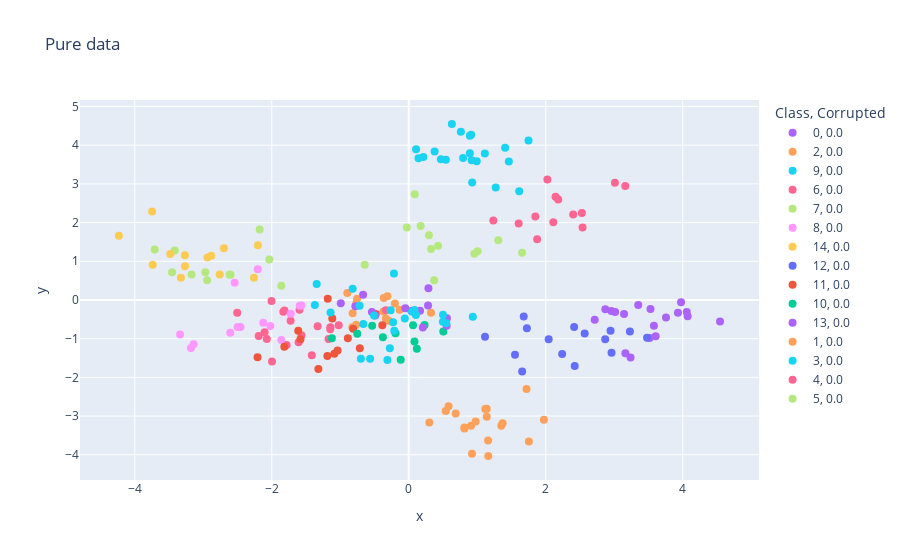

Notebook code cell kept with this figure:
### Markdown cell above
It is difficult to make any conclusion from such a graph. Let's see what verified pure data looks like.

### Code cell
vis_PCA(train_data[train_data['Corrupted'] == 0], 'Class', 'Corrupted', 'Pure data')

### Figure 1 — Plotly figure (JSON) as saved in the notebook; plotly's stock layout.template omitted (floating-point values rounded to 4 significant figures)
{"data": [{"hovertemplate": "Class=0<br>Corrupted=0.0<br>x=%{x}<br>y=%{y}<extra></extra>", "legendgroup": "0, 0.0", "marker": {"color": "#ab63fa", "size": 8, "symbol": "circle"}, "mode": "markers", "name": "0, 0.0", "orientation": "v", "showlegend": true, "type": "scatter", "x": [3.605, 4.072, 2.715, 3.756, 3.144, 3.163, 3.351, 3.58, 3.931, 4.545, 2.87, 3.976, 2.959, 3.517, 3.238, 4.059, 3.53, 3.013], "xaxis": "x", "y": [-0.9385, -0.4197, -0.511, -0.451, -0.362, -1.378, -0.1277, -0.6659, -0.3331, -0.5559, -0.2425, -0.058, -0.288, -0.9815, -1.487, -0.3134, -0.234, -0.3078], "yaxis": "y"}, {"hovertemplate": "Class=2<br>Corrupted=0.0<br>x=%{x}<br>y=%{y}<extra></extra>", "legendgroup": "2, 0.0", "marker": {"color": "#FFA15A", "size": 8, "symbol": "circle"}, "mode": "markers", "name": "2, 0.0", "orientation": "v", "showlegend": true, "type": "scatter", "x": [-0.2016, -0.8234, 0.3253, -0.7688, -0.3355, -0.3105, -0.1329, -0.7547, -0.7657, -0.3661, -0.8188, -0.8975, -0.3694, -0.2959], "xaxis": "x", "y": [-0.08849, -0.702, -0.3304, -0.6431, -0.4771, 0.09888, -0.2549, 0.03041, -0.08582, 0.05156, -0.3402, 0.1819, -0.2971, -0.5364], "yaxis": "y"}, {"hovertemplate": "Class=9<br>Corrupted=0.0<br>x=%{x}<br>y=%{y}<extra></extra>", "legendgroup": "9, 0.0", "marker": {"color": "#19d3f3", "size": 8, "symbol": "circle"}, "mode": "markers", "name": "9, 0.0", "orientation": "v", "showlegend": true, "type": "scatter", "x": [0.919, 1.111, 0.9116, 0.4691, 0.9269, 0.2126, 0.9921, 0.107, 0.7932, 0.1428, 0.8921, 1.27, 1.407, 1.613, 0.8927, 1.461, 1.749, 0.6294, 0.3779, 0.5419, 0.7606], "xaxis": "x", "y": [3.611, 3.783, 4.271, 3.636, 3.037, 3.695, 3.585, 3.892, 3.671, 3.661, 3.788, 2.906, 3.934, 2.807, 4.247, 3.58, 4.119, 4.547, 3.838, 3.626, 4.348], "yaxis": "y"}, {"hovertemplate": "Class=6<br>Corrupted=0.0<br>x=%{x}<br>y=%{y}<extra></extra>", "legendgroup": "6, 0.0", "marker": {"color": "#FF6692", "size": 8, "symbol": "circle"}, "mode": "markers", "name": "6, 0.0", "orientation": "v", "showlegend": true, "type": "scatter", "x": [-1.171, -1.608, -2.505, -1.566, -1.815, -2.073, -1.831, -1.996, -1.415, -1.725, -1.144, -1.023, -1.594, -2.104, -1.331, -1.784, -1.146, -2.004, -2.191, -0.3334], "xaxis": "x", "y": [-1.007, -1.095, -0.3289, -0.913, -0.27, -1.011, -0.3051, -1.591, -1.425, -0.5397, -0.7065, -0.6547, -0.2551, -0.8348, -0.6761, -1.165, -0.7591, -0.02451, -0.9316, -0.2667], "yaxis": "y"}, {"hovertemplate": "Class=7<br>Corrupted=0.0<br>x=%{x}<br>y=%{y}<extra></extra>", "legendgroup": "7, 0.0", "marker": {"color": "#B6E880", "size": 8, "symbol": "circle"}, "mode": "markers", "name": "7, 0.0", "orientation": "v", "showlegend": true, "type": "scatter", "x": [-2.617, -2.97, -3.456, -3.417, -2.602, -2.944, -3.709, -3.17, -1.86, -2.036, -2.177], "xaxis": "x", "y": [0.6601, 0.719, 0.718, 1.281, 0.6534, 0.5071, 1.303, 0.658, 0.369, 1.044, 1.822], "yaxis": "y"}, {"hovertemplate": "Class=8<br>Corrupted=0.0<br>x=%{x}<br>y=%{y}<extra></extra>", "legendgroup": "8, 0.0", "marker": {"color": "#FF97FF", "size": 8, "symbol": "circle"}, "mode": "markers", "name": "8, 0.0", "orientation": "v", "showlegend": true, "type": "scatter", "x": [-1.592, -2.541, -2.456, -3.18, -1.723, -2.499, -2.205, -1.567, -3.142, -3.339, -2.022, -2.125, -1.861, -2.606], "xaxis": "x", "y": [-0.1496, 0.4462, -0.6997, -1.24, -0.353, -0.6987, 0.795, -0.1422, -1.147, -0.8946, -0.6735, -0.5882, -1.036, -0.8474], "yaxis": "y"}, {"hovertemplate": "Class=14<br>Corrupted=0.0<br>x=%{x}<br>y=%{y}<extra></extra>", "legendgroup": "14, 0.0", "marker": {"color": "#FECB52", "size": 8, "symbol": "circle"}, "mode": "markers", "name": "14, 0.0", "orientation": "v", "showlegend": true, "type": "scatter", "x": [-2.26, -3.482, -3.327, -4.231, -2.883, -3.267, -2.203, -2.699, -2.759, -3.747, -3.268, -2.939, -3.738], "xaxis": "x", "y": [0.5711, 1.187, 0.5724, 1.66, 1.143, 0.8741, 1.415, 1.337, 0.6579, 2.288, 1.153, 1.099, 0.909], "yaxis": "y"}, {"hovertemplate": "Class=12<br>Corrupted=0.0<br>x=%{x}<br>y=%{y}<extra></extra>", "legendgroup": "12, 0.0", "marker": {"color": "#636efa", "size": 8, "symbol": "circle"}, "mode": "markers", "name": "12, 0.0", "orientation": "v", "showlegend": true, "type": "scatter", "x": [2.423, 2.24, 1.679, 3.229, 3.479, 1.656, 2.961, 1.113, 1.551, 1.725, 2.869, 2.415, 2.043, 2.946, 2.569], "xaxis": "x", "y": [-1.707, -1.393, -0.4247, -0.8171, -0.9752, -1.85, -1.361, -0.9495, -1.415, -0.728, -1.013, -0.6993, -1.014, -0.7923, -0.8694], "yaxis": "y"}, {"hovertemplate": "Class=11<br>Corrupted=0.0<br>x=%{x}<br>y=%{y}<extra></extra>", "legendgroup": "11, 0.0", "marker": {"color": "#EF553B", "size": 8, "symbol": "circle"}, "mode": "markers", "name": "11, 0.0", "orientation": "v", "showlegend": true, "type": "scatter", "x": [-1.183, -0.8113, -0.4821, -1.188, -0.7146, -0.3855, -1.817, -1.039, -1.581, -0.8892, -1.116, -1.614, -1.32, -1.087, -2.208], "xaxis": "x", "y": [0.02854, -0.7457, -0.3627, -1.446, -1.246, -0.6549, -1.208, -1.304, -1.012, -0.9916, -0.4781, -0.7924, -1.783, -1.389, -1.478], "yaxis": "y"}, {"hovertemplate": "Class=10<br>Corrupted=0.0<br>x=%{x}<br>y=%{y}<extra></extra>", "legendgroup": "10, 0.0", "marker": {"color": "#00cc96", "size": 8, "symbol": "circle"}, "mode": "markers", "name": "10, 0.0", "orientation": "v", "showlegend": true, "type": "scatter", "x": [0.06312, -0.7514, 0.2311, -0.1936, -0.1173, 0.1179, 0.5048, -0.534, -1.123, -0.3771, 0.08376], "xaxis": "x", "y": [-0.6537, -0.873, -0.6435, -0.8602, -1.546, -1.257, -0.8119, -0.6682, -0.9902, -0.9648, -1.072], "yaxis": "y"}, {"hovertemplate": "Class=13<br>Corrupted=0.0<br>x=%{x}<br>y=%{y}<extra></extra>", "legendgroup": "13, 0.0", "marker": {"color": "#ab63fa", "size": 8, "symbol": "circle"}, "mode": "markers", "name": "13, 0.0", "orientation": "v", "showlegend": true, "type": "scatter", "x": [0.0371, -0.7795, 0.2876, -0.4908, -0.6661, 0.2817, -0.5376, -0.0499, 0.5575, 0.1649, 0.5532, -0.9922, 0.2048], "xaxis": "x", "y": [-0.2865, -0.1591, 0.3025, -0.4032, 0.1359, -0.1424, -0.3135, -0.2148, -0.4729, -0.2784, -0.6637, -0.08195, -0.7144], "yaxis": "y"}, {"hovertemplate": "Class=1<br>Corrupted=0.0<br>x=%{x}<br>y=%{y}<extra></extra>", "legendgroup": "1, 0.0", "marker": {"color": "#FFA15A", "size": 8, "symbol": "circle"}, "mode": "markers", "name": "1, 0.0", "orientation": "v", "showlegend": true, "type": "scatter", "x": [1.139, 0.9105, 1.16, 0.9236, 1.37, 1.118, 1.719, 0.8129, 0.8128, 1.352, 1.974, 0.3003, 1.158, 0.9765, 0.5817, 0.5401, 1.138, 0.686, 1.754], "xaxis": "x", "y": [-3.015, -3.251, -4.032, -3.975, -3.188, -2.817, -2.298, -3.293, -3.321, -3.252, -3.097, -3.166, -3.632, -3.143, -2.748, -2.87, -2.813, -2.933, -3.659], "yaxis": "y"}, {"hovertemplate": "Class=3<br>Corrupted=0.0<br>x=%{x}<br>y=%{y}<extra></extra>", "legendgroup": "3, 0.0", "marker": {"color": "#19d3f3", "size": 8, "symbol": "circle"}, "mode": "markers", "name": "3, 0.0", "orientation": "v", "showlegend": true, "type": "scatter", "x": [0.4988, 0.1046, -0.3116, 0.9349, -1.344, -0.2158, 0.5479, -0.8191, 0.0489, -0.2757, -0.6632, -0.2651, -1.141, -0.5643, -0.05722, 0.08358, -0.2113, -0.2292, -1.371, 0.5001, -0.7172, -0.699, -0.5069], "xaxis": "x", "y": [-0.5608, -0.3859, -1.552, -0.4366, 0.416, 0.6836, -0.5999, 0.2891, -0.3059, -1.246, -0.618, -0.2661, -0.3247, -1.518, -0.4807, -0.2568, -0.7979, -0.5758, -0.1328, -0.3792, -0.1518, -1.517, -0.3986], "yaxis": "y"}, {"hovertemplate": "Class=4<br>Corrupted=0.0<br>x=%{x}<br>y=%{y}<extra></extra>", "legendgroup": "4, 0.0", "marker": {"color": "#FF6692", "size": 8, "symbol": "circle"}, "mode": "markers", "name": "4, 0.0", "orientation": "v", "showlegend": true, "type": "scatter", "x": [2.111, 2.401, 2.024, 2.528, 3.01, 1.235, 3.161, 1.875, 2.182, 2.538, 1.605, 1.848, 2.143], "xaxis": "x", "y": [2.01, 2.208, 3.116, 2.245, 3.027, 2.052, 2.948, 1.567, 2.596, 1.873, 1.974, 2.158, 2.665], "yaxis": "y"}, {"hovertemplate": "Class=5<br>Corrupted=0.0<br>x=%{x}<br>y=%{y}<extra></extra>", "legendgroup": "5, 0.0", "marker": {"color": "#B6E880", "size": 8, "symbol": "circle"}, "mode": "markers", "name": "5, 0.0", "orientation": "v", "showlegend": true, "type": "scatter", "x": [1.006, -0.6427, 0.08754, 1.307, 0.1745, 0.4286, 0.3706, 0.295, 0.3254, -0.02835, 1.655, 0.9585], "xaxis": "x", "y": [1.256, 0.9103, 2.73, 1.543, 1.913, 1.404, 0.5067, 1.675, 1.315, 1.874, 1.219, 1.192], "yaxis": "y"}], "layout": {"legend": {"title": {"text": "Class, Corrupted"}, "tracegroupgap": 0}, "title": {"text": "Pure data"}, "xaxis": {"anchor": "y", "domain": [0, 1], "title": {"text": "x"}}, "yaxis": {"anchor": "x", "domain": [0, 1], "title": {"text": "y"}}}}
